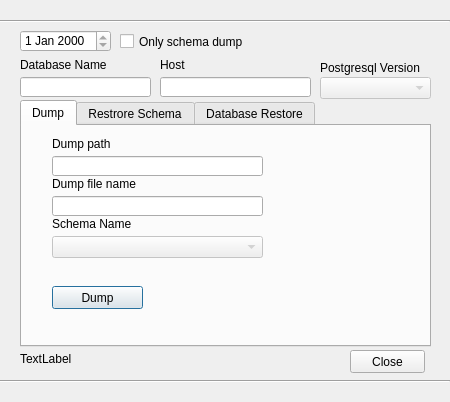
<?xml version="1.0" encoding="UTF-8"?>
<ui version="4.0">
 <class>DatabaseDump</class>
 <widget class="QDialog" name="DatabaseDump">
  <property name="geometry">
   <rect>
    <x>0</x>
    <y>0</y>
    <width>450</width>
    <height>402</height>
   </rect>
  </property>
  <property name="minimumSize">
   <size>
    <width>450</width>
    <height>0</height>
   </size>
  </property>
  <property name="maximumSize">
   <size>
    <width>450</width>
    <height>16777215</height>
   </size>
  </property>
  <property name="baseSize">
   <size>
    <width>450</width>
    <height>0</height>
   </size>
  </property>
  <property name="windowTitle">
   <string>Dialog</string>
  </property>
  <widget class="QTabWidget" name="tabWidget">
   <property name="enabled">
    <bool>true</bool>
   </property>
   <property name="geometry">
    <rect>
     <x>20</x>
     <y>100</y>
     <width>411</width>
     <height>247</height>
    </rect>
   </property>
   <property name="currentIndex">
    <number>0</number>
   </property>
   <widget class="QWidget" name="tab">
    <attribute name="title">
     <string>Dump</string>
    </attribute>
    <widget class="QLineEdit" name="dump_name_edit">
     <property name="geometry">
      <rect>
       <x>30</x>
       <y>70</y>
       <width>211</width>
       <height>20</height>
      </rect>
     </property>
     <property name="readOnly">
      <bool>true</bool>
     </property>
    </widget>
    <widget class="QLabel" name="label">
     <property name="geometry">
      <rect>
       <x>30</x>
       <y>10</y>
       <width>211</width>
       <height>16</height>
      </rect>
     </property>
     <property name="text">
      <string>Dump path</string>
     </property>
    </widget>
    <widget class="QLabel" name="label_4">
     <property name="geometry">
      <rect>
       <x>30</x>
       <y>50</y>
       <width>211</width>
       <height>16</height>
      </rect>
     </property>
     <property name="text">
      <string>Dump file name</string>
     </property>
    </widget>
    <widget class="QPushButton" name="dump_button">
     <property name="geometry">
      <rect>
       <x>30</x>
       <y>160</y>
       <width>91</width>
       <height>23</height>
      </rect>
     </property>
     <property name="text">
      <string>Dump</string>
     </property>
    </widget>
    <widget class="QLineEdit" name="dump_path_edit">
     <property name="geometry">
      <rect>
       <x>30</x>
       <y>30</y>
       <width>211</width>
       <height>20</height>
      </rect>
     </property>
     <property name="readOnly">
      <bool>true</bool>
     </property>
    </widget>
    <widget class="QLabel" name="label_5">
     <property name="geometry">
      <rect>
       <x>30</x>
       <y>90</y>
       <width>211</width>
       <height>16</height>
      </rect>
     </property>
     <property name="text">
      <string>Schema Name</string>
     </property>
    </widget>
    <widget class="QComboBox" name="schema_cbox">
     <property name="enabled">
      <bool>false</bool>
     </property>
     <property name="geometry">
      <rect>
       <x>30</x>
       <y>110</y>
       <width>211</width>
       <height>22</height>
      </rect>
     </property>
    </widget>
   </widget>
   <widget class="QWidget" name="Restore">
    <attribute name="title">
     <string>Restrore Schema</string>
    </attribute>
    <widget class="QLabel" name="label_6">
     <property name="geometry">
      <rect>
       <x>30</x>
       <y>5</y>
       <width>141</width>
       <height>16</height>
      </rect>
     </property>
     <property name="text">
      <string>Restore Person</string>
     </property>
    </widget>
    <widget class="QLineEdit" name="restore_person_edit">
     <property name="geometry">
      <rect>
       <x>30</x>
       <y>25</y>
       <width>201</width>
       <height>20</height>
      </rect>
     </property>
    </widget>
    <widget class="QLabel" name="label_7">
     <property name="geometry">
      <rect>
       <x>30</x>
       <y>45</y>
       <width>201</width>
       <height>16</height>
      </rect>
     </property>
     <property name="text">
      <string>Restore Schema name</string>
     </property>
    </widget>
    <widget class="QLineEdit" name="restore_schema_edit">
     <property name="geometry">
      <rect>
       <x>30</x>
       <y>65</y>
       <width>201</width>
       <height>20</height>
      </rect>
     </property>
    </widget>
    <widget class="QLabel" name="label_8">
     <property name="geometry">
      <rect>
       <x>30</x>
       <y>85</y>
       <width>201</width>
       <height>16</height>
      </rect>
     </property>
     <property name="text">
      <string>Restore Schema path</string>
     </property>
    </widget>
    <widget class="QLineEdit" name="restore_schema_path_edit">
     <property name="geometry">
      <rect>
       <x>30</x>
       <y>105</y>
       <width>201</width>
       <height>20</height>
      </rect>
     </property>
    </widget>
    <widget class="QPushButton" name="restore_button">
     <property name="enabled">
      <bool>false</bool>
     </property>
     <property name="geometry">
      <rect>
       <x>240</x>
       <y>143</y>
       <width>136</width>
       <height>23</height>
      </rect>
     </property>
     <property name="text">
      <string>Back restore</string>
     </property>
    </widget>
    <widget class="QPushButton" name="schema_path_button">
     <property name="geometry">
      <rect>
       <x>240</x>
       <y>104</y>
       <width>50</width>
       <height>23</height>
      </rect>
     </property>
     <property name="text">
      <string>path</string>
     </property>
    </widget>
    <widget class="QPushButton" name="person_path">
     <property name="geometry">
      <rect>
       <x>240</x>
       <y>24</y>
       <width>50</width>
       <height>23</height>
      </rect>
     </property>
     <property name="text">
      <string>path</string>
     </property>
    </widget>
    <widget class="QPushButton" name="person_import_button">
     <property name="geometry">
      <rect>
       <x>300</x>
       <y>24</y>
       <width>75</width>
       <height>23</height>
      </rect>
     </property>
     <property name="text">
      <string>import</string>
     </property>
    </widget>
    <widget class="QPushButton" name="schema_import_button">
     <property name="geometry">
      <rect>
       <x>300</x>
       <y>104</y>
       <width>75</width>
       <height>23</height>
      </rect>
     </property>
     <property name="text">
      <string>import</string>
     </property>
    </widget>
    <widget class="QLabel" name="label_9">
     <property name="geometry">
      <rect>
       <x>30</x>
       <y>125</y>
       <width>201</width>
       <height>16</height>
      </rect>
     </property>
     <property name="text">
      <string>New schema</string>
     </property>
    </widget>
    <widget class="QLineEdit" name="new_schema_edit">
     <property name="geometry">
      <rect>
       <x>30</x>
       <y>145</y>
       <width>201</width>
       <height>20</height>
      </rect>
     </property>
    </widget>
    <widget class="QLineEdit" name="old_schema_edit">
     <property name="geometry">
      <rect>
       <x>30</x>
       <y>185</y>
       <width>201</width>
       <height>20</height>
      </rect>
     </property>
    </widget>
    <widget class="QLabel" name="label_10">
     <property name="geometry">
      <rect>
       <x>30</x>
       <y>165</y>
       <width>201</width>
       <height>16</height>
      </rect>
     </property>
     <property name="text">
      <string>Old schema</string>
     </property>
    </widget>
    <widget class="QPushButton" name="old_schema_delete_button">
     <property name="enabled">
      <bool>false</bool>
     </property>
     <property name="geometry">
      <rect>
       <x>240</x>
       <y>183</y>
       <width>136</width>
       <height>23</height>
      </rect>
     </property>
     <property name="text">
      <string>Old schema delete</string>
     </property>
    </widget>
   </widget>
   <widget class="QWidget" name="tab_2">
    <attribute name="title">
     <string>Database Restore</string>
    </attribute>
    <widget class="QGroupBox" name="groupBox">
     <property name="enabled">
      <bool>false</bool>
     </property>
     <property name="geometry">
      <rect>
       <x>0</x>
       <y>0</y>
       <width>401</width>
       <height>211</height>
      </rect>
     </property>
     <property name="title">
      <string>GroupBox</string>
     </property>
     <widget class="QPushButton" name="database_path_button">
      <property name="enabled">
       <bool>false</bool>
      </property>
      <property name="geometry">
       <rect>
        <x>230</x>
        <y>31</y>
        <width>81</width>
        <height>23</height>
       </rect>
      </property>
      <property name="text">
       <string>path</string>
      </property>
     </widget>
     <widget class="QLineEdit" name="database_name">
      <property name="enabled">
       <bool>false</bool>
      </property>
      <property name="geometry">
       <rect>
        <x>20</x>
        <y>121</y>
        <width>201</width>
        <height>20</height>
       </rect>
      </property>
      <property name="readOnly">
       <bool>true</bool>
      </property>
     </widget>
     <widget class="QLabel" name="label_11">
      <property name="enabled">
       <bool>false</bool>
      </property>
      <property name="geometry">
       <rect>
        <x>20</x>
        <y>11</y>
        <width>201</width>
        <height>16</height>
       </rect>
      </property>
      <property name="text">
       <string>Database path</string>
      </property>
     </widget>
     <widget class="QPushButton" name="create_database_button">
      <property name="enabled">
       <bool>false</bool>
      </property>
      <property name="geometry">
       <rect>
        <x>19</x>
        <y>150</y>
        <width>151</width>
        <height>23</height>
       </rect>
      </property>
      <property name="text">
       <string>Create Database</string>
      </property>
     </widget>
     <widget class="QLineEdit" name="create_soums_edit">
      <property name="enabled">
       <bool>false</bool>
      </property>
      <property name="geometry">
       <rect>
        <x>20</x>
        <y>77</y>
        <width>201</width>
        <height>20</height>
       </rect>
      </property>
      <property name="readOnly">
       <bool>false</bool>
      </property>
     </widget>
     <widget class="QLabel" name="label_12">
      <property name="enabled">
       <bool>false</bool>
      </property>
      <property name="geometry">
       <rect>
        <x>20</x>
        <y>100</y>
        <width>201</width>
        <height>16</height>
       </rect>
      </property>
      <property name="text">
       <string>Database Name</string>
      </property>
     </widget>
     <widget class="QLabel" name="label_13">
      <property name="enabled">
       <bool>false</bool>
      </property>
      <property name="geometry">
       <rect>
        <x>20</x>
        <y>57</y>
        <width>201</width>
        <height>16</height>
       </rect>
      </property>
      <property name="text">
       <string>Create soums</string>
      </property>
     </widget>
     <widget class="QPushButton" name="database_restore_button">
      <property name="enabled">
       <bool>false</bool>
      </property>
      <property name="geometry">
       <rect>
        <x>19</x>
        <y>182</y>
        <width>151</width>
        <height>23</height>
       </rect>
      </property>
      <property name="text">
       <string>Database Restore</string>
      </property>
     </widget>
     <widget class="QLineEdit" name="database_path_edit">
      <property name="enabled">
       <bool>false</bool>
      </property>
      <property name="geometry">
       <rect>
        <x>20</x>
        <y>32</y>
        <width>201</width>
        <height>20</height>
       </rect>
      </property>
     </widget>
     <widget class="QCheckBox" name="name_edit_checkbox">
      <property name="enabled">
       <bool>false</bool>
      </property>
      <property name="geometry">
       <rect>
        <x>230</x>
        <y>122</y>
        <width>161</width>
        <height>17</height>
       </rect>
      </property>
      <property name="text">
       <string>Database name edit</string>
      </property>
     </widget>
     <widget class="QPushButton" name="create_role_button">
      <property name="enabled">
       <bool>false</bool>
      </property>
      <property name="geometry">
       <rect>
        <x>230</x>
        <y>75</y>
        <width>81</width>
        <height>23</height>
       </rect>
      </property>
      <property name="text">
       <string>Create</string>
      </property>
     </widget>
    </widget>
   </widget>
  </widget>
  <widget class="QCheckBox" name="schem_checkbox">
   <property name="geometry">
    <rect>
     <x>120</x>
     <y>33</y>
     <width>311</width>
     <height>17</height>
    </rect>
   </property>
   <property name="text">
    <string>Only schema dump</string>
   </property>
  </widget>
  <widget class="QDateEdit" name="dump_date">
   <property name="geometry">
    <rect>
     <x>20</x>
     <y>30</y>
     <width>91</width>
     <height>22</height>
    </rect>
   </property>
   <property name="readOnly">
    <bool>true</bool>
   </property>
  </widget>
  <widget class="QLabel" name="label_3">
   <property name="geometry">
    <rect>
     <x>20</x>
     <y>57</y>
     <width>131</width>
     <height>16</height>
    </rect>
   </property>
   <property name="text">
    <string>Database Name</string>
   </property>
  </widget>
  <widget class="QLineEdit" name="database_edit">
   <property name="geometry">
    <rect>
     <x>20</x>
     <y>77</y>
     <width>131</width>
     <height>20</height>
    </rect>
   </property>
   <property name="readOnly">
    <bool>true</bool>
   </property>
  </widget>
  <widget class="QLabel" name="label_2">
   <property name="geometry">
    <rect>
     <x>160</x>
     <y>57</y>
     <width>151</width>
     <height>16</height>
    </rect>
   </property>
   <property name="text">
    <string>Host</string>
   </property>
  </widget>
  <widget class="QLineEdit" name="host_edit">
   <property name="geometry">
    <rect>
     <x>160</x>
     <y>77</y>
     <width>151</width>
     <height>20</height>
    </rect>
   </property>
   <property name="readOnly">
    <bool>true</bool>
   </property>
  </widget>
  <widget class="Line" name="line">
   <property name="geometry">
    <rect>
     <x>0</x>
     <y>20</y>
     <width>450</width>
     <height>3</height>
    </rect>
   </property>
   <property name="orientation">
    <enum>Qt::Horizontal</enum>
   </property>
  </widget>
  <widget class="QLabel" name="info_label">
   <property name="geometry">
    <rect>
     <x>20</x>
     <y>351</y>
     <width>211</width>
     <height>16</height>
    </rect>
   </property>
   <property name="text">
    <string>TextLabel</string>
   </property>
  </widget>
  <widget class="QPushButton" name="close_button">
   <property name="geometry">
    <rect>
     <x>350</x>
     <y>350</y>
     <width>75</width>
     <height>23</height>
    </rect>
   </property>
   <property name="text">
    <string>Close</string>
   </property>
  </widget>
  <widget class="Line" name="line_2">
   <property name="geometry">
    <rect>
     <x>0</x>
     <y>380</y>
     <width>450</width>
     <height>3</height>
    </rect>
   </property>
   <property name="orientation">
    <enum>Qt::Horizontal</enum>
   </property>
  </widget>
  <widget class="QComboBox" name="postgresql_version_cbox">
   <property name="enabled">
    <bool>false</bool>
   </property>
   <property name="geometry">
    <rect>
     <x>320</x>
     <y>77</y>
     <width>111</width>
     <height>22</height>
    </rect>
   </property>
  </widget>
  <widget class="QLabel" name="label_14">
   <property name="geometry">
    <rect>
     <x>320</x>
     <y>58</y>
     <width>111</width>
     <height>20</height>
    </rect>
   </property>
   <property name="text">
    <string>Postgresql Version</string>
   </property>
  </widget>
 </widget>
 <resources/>
 <connections/>
</ui>
